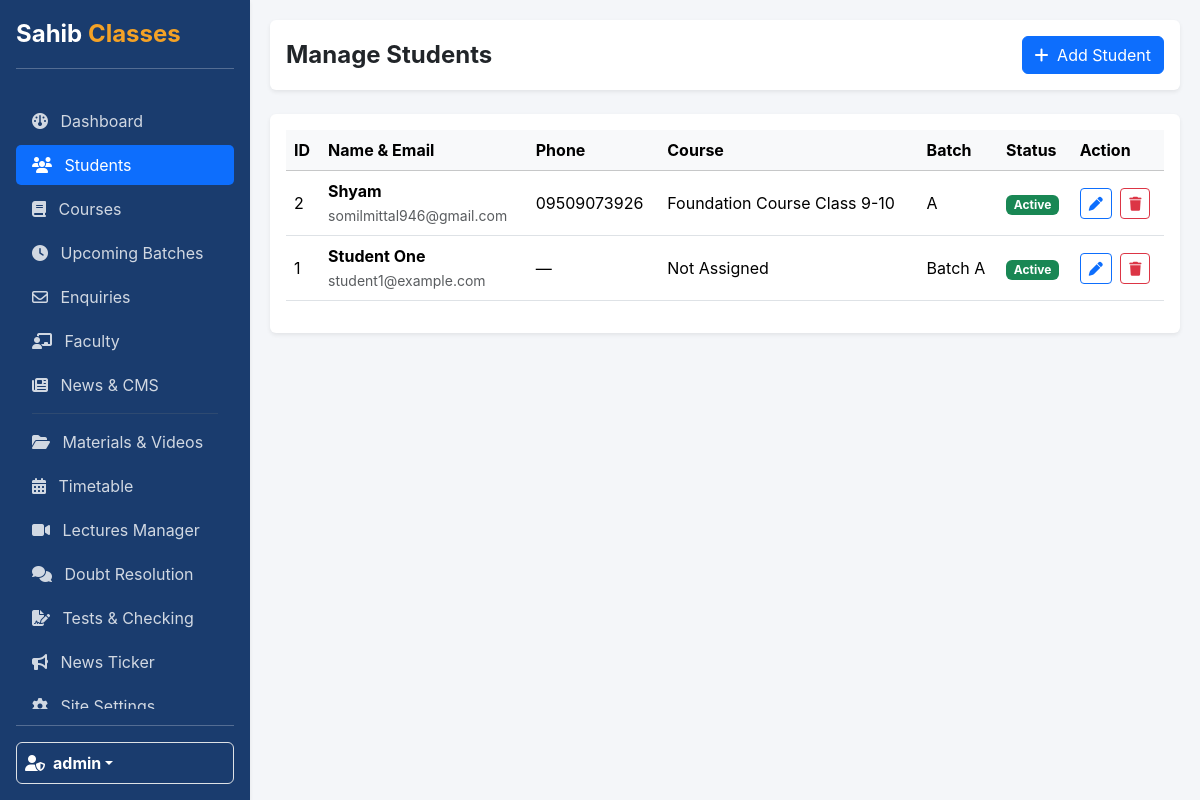
The app's page /admin/students.php (signed in) with its own data.
### tables this page shows
CREATE TABLE `students` (
  `id` int(11) NOT NULL AUTO_INCREMENT,
  `name` varchar(255) NOT NULL,
  `email` varchar(255) NOT NULL,
  `phone` varchar(20) DEFAULT NULL,
  `password_hash` varchar(255) NOT NULL,
  `course_id` int(11) DEFAULT NULL,
  `batch` varchar(100) DEFAULT NULL,
  `is_active` tinyint(1) DEFAULT 1,
  `created_at` timestamp NOT NULL DEFAULT current_timestamp(),
  `last_login` timestamp NULL DEFAULT NULL,
  PRIMARY KEY (`id`),
  UNIQUE KEY `email` (`email`),
  KEY `course_id` (`course_id`)
);

CREATE TABLE `courses` (
  `id` int(11) NOT NULL AUTO_INCREMENT,
  `name` varchar(255) NOT NULL,
  `category` varchar(100) NOT NULL,
  `duration` varchar(100) NOT NULL,
  `fee` decimal(10,2) NOT NULL,
  `mode` varchar(50) NOT NULL,
  `description` text DEFAULT NULL,
  `syllabus_json` longtext DEFAULT NULL CHECK (json_valid(`syllabus_json`)),
  `batch_timing` varchar(255) DEFAULT NULL,
  `brochure_pdf` varchar(255) DEFAULT NULL,
  `is_featured` tinyint(1) DEFAULT 0,
  `sort_order` int(11) DEFAULT 0,
  `created_at` timestamp NOT NULL DEFAULT current_timestamp(),
  PRIMARY KEY (`id`)
);

### admin/students.php (the view, shortened to what this page needs)
<?php
require_once __DIR__ . '/includes/header.php';
$db = getDB();
$students = $db->query("SELECT s.*, c.name as course_name FROM students s LEFT JOIN courses c ON s.course_id = c.id ORDER BY s.id DESC")->fetchAll();
?>
<div class="d-flex justify-content-between align-items-center mb-4 bg-white p-3 shadow-sm rounded">
    <h4 class="mb-0 text-dark fw-bold">Manage Students</h4>
    <button class="btn btn-primary" onclick="openStudentModal()"><i class="fa-solid fa-plus me-1"></i> Add Student</button>
</div>
<div class="card border-0 shadow-sm">
    <div class="card-body">
        <div class="table-responsive">
            <table class="table table-hover align-middle">
                <thead class="table-light">
                    <tr>
                        <th>ID</th>
                        <th>Name &amp; Email</th>
                        <th>Phone</th>
                        <th>Course</th>
                        <th>Batch</th>
                        <th>Status</th>
                        <th>Action</th>
                    </tr>
                </thead>
                <tbody>
                    <?php if (empty($students)): ?>
                        <tr><td colspan="7" class="text-center text-muted py-4">No students enrolled yet.</td></tr>
                    <?php else: foreach($students as $s): ?>
                        <tr>
                            <td><?= $s['id'] ?></td>
                            <td>
                                <div class="fw-bold"><?= htmlspecialchars($s['name']) ?></div>
                                <small class="text-muted"><?= htmlspecialchars($s['email']) ?></small>
                            </td>
                            <td><?= htmlspecialchars($s['phone'] ?? '—') ?></td>
                            <td><?= htmlspecialchars($s['course_name'] ?? 'Not Assigned') ?></td>
                            <td><?= htmlspecialchars($s['batch'] ?? '—') ?></td>
                            <td>
                                <?php if($s['is_active']): ?>
                                    <span class="badge bg-success">Active</span>
                                <?php else: ?>
                                    <span class="badge bg-danger">Inactive</span>
                                <?php endif; ?>
                            </td>
                            <td>
                                <button class="btn btn-sm btn-outline-primary me-1" onclick='editStudent(<?= htmlspecialchars(json_encode($s), ENT_QUOTES, "UTF-8") ?>)'><i class="fa-solid fa-pen"></i></button>
                                <a href="students.php?delete=<?= $s['id'] ?>" class="btn btn-sm btn-outline-danger" onclick="return confirm('Are you sure you want to delete this student?');"><i class="fa-solid fa-trash"></i></a>
                            </td>
                        </tr>
                    <?php endforeach; endif; ?>
                </tbody>
            </table>
        </div>
    </div>
</div>
<?php require_once __DIR__ . '/includes/footer.php'; ?>

### admin/includes/header.php (style rules this page uses)
:root { --primary: #1A3C6E; --accent: #F4A226; --sidebar-width: 250px; }
body { font-family: 'Inter', sans-serif; background-color: #f4f6f9; }

### records on screen
students: id "2", name "Shyam", email "somilmittal946@gmail.com", phone "09509073926", course.name "Foundation Course Class 9-10", batch "A", is_active "Active"
students: id "1", name "Student One", email "student1@example.com", phone "—", course_name "Not Assigned", batch "Batch A", is_active "Active"

### other values on screen
$_SESSION['admin_username'] "admin"
